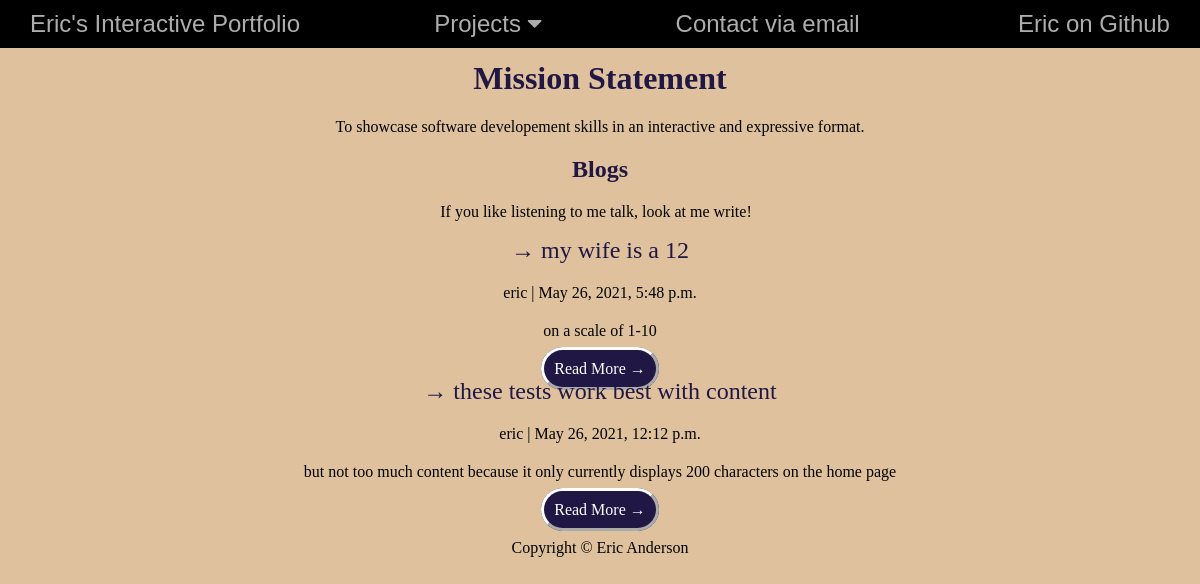
/blogs/, run on an earlier commit of the app's database.
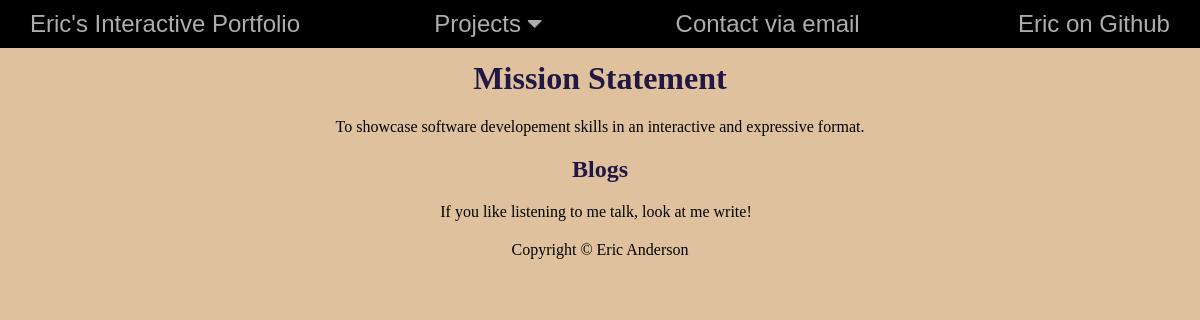
And on a later commit of the database.
### blog/models.py (models this page shows, shortened)
class Post(models.Model):
    title = models.CharField(max_length=200, unique=True)
    slug = models.SlugField(max_length=200, unique=True)
    author = models.ForeignKey(User, on_delete=models.CASCADE, related_name='blog_posts')
    updated_on = models.DateTimeField(auto_now=True)
    content = models.TextField()
    created_on = models.DateTimeField(auto_now_add=True)
    status = models.IntegerField(choices=STATUS, default=0)
    class Meta:
        ordering = ['-created_on']

### blog/views.py (the view)
# urls.py: path('', views.PostList.as_view(), name='base'),
class PostList(generic.ListView):
    queryset = Post.objects.filter(status=1).order_by('-created_on')
    template_name = 'base.html'

### templates/base.html
{% extends 'home.html' %}
    {% block content %}
    <header class="masthead">
        <h2>Blogs</h2>
        <p >If you like listening to me talk, look at me write! &nbsp</p>
      </header>
      <div class="blog_entries">
          {% for post in post_list %}
            <div class="card-body">
              <div class='card-title-line'>
                <span id='card-title'>&#8594 {{ post.title }}</span>
              </div>
              <p>{{ post.author }} | {{ post.created_on}}  </p>
              <p>{{post.content|safe|slice:":200" }}</p>
              <a href="{% url 'blog_post_detail' post.slug  %}" class="site-button" >Read More &rarr;</a>
            </div>
          {% endfor %}
    {% endblock content %}

What changed in the data, as far as the page shows it:
removed Post: title "my wife is a 12", author "eric", created_on "May 26, 2021, 5:48 p.m.", content "on a scale of 1-10"
removed Post: title "these tests work best with content", author "eric", created_on "May 26, 2021, 12:12 p.m.", content "but not too much content because it only currently displays 200 characters on the home page"
